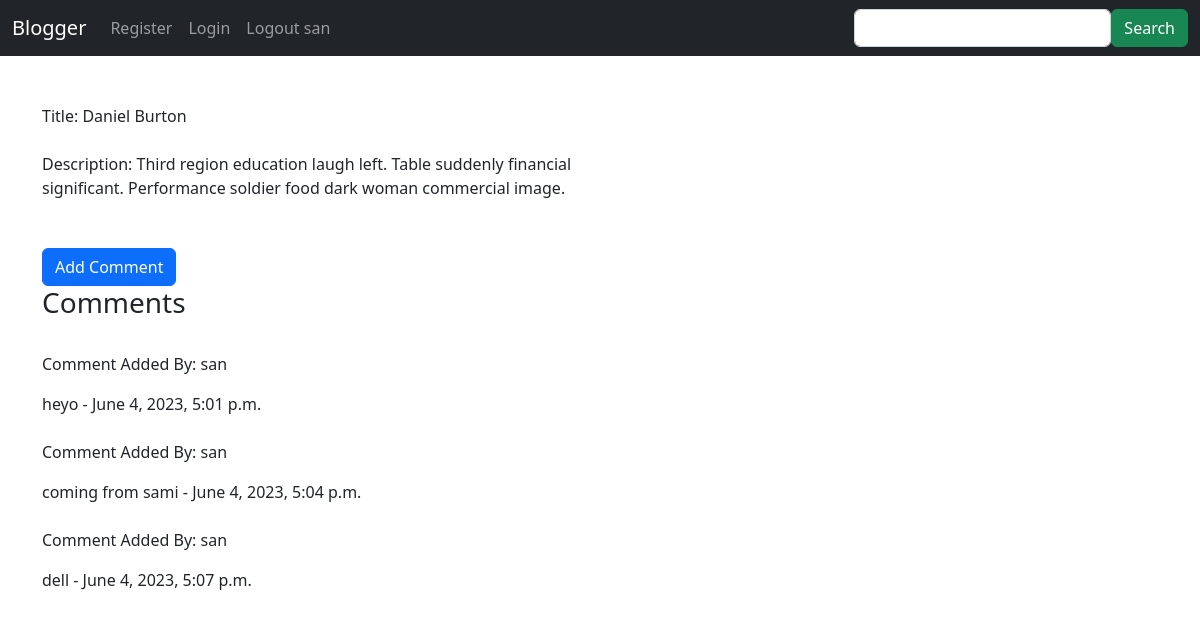
The page /show/186 (signed in) on the database its author committed.
### blog/models.py (models this page shows, shortened)
class Blog(models.Model):
    title = models.CharField(max_length=100)
    description = models.TextField(max_length=700)
    created_date = models.DateTimeField(default=timezone.now)
    category = models.ForeignKey(Category, on_delete=models.CASCADE, default=True, null=False)
    created_by = models.ForeignKey(User, related_name='blogs', on_delete=models.CASCADE, null=True)

class Comment(models.Model):
    blog = models.ForeignKey(Blog, related_name="comments", on_delete=models.CASCADE, null=True)
    body = models.TextField()
    date_added = models.DateTimeField(auto_now_add=True)

### blog/views.py (the view)
# urls.py: path('show/<int:id>', views.detail_view, name='detail-view'),
def detail_view(request, id):
    data = Blog.objects.get(id=id)
    return render(request, "blog/detail_view.html", {'data': data})

### blog/templates/blog/detail_view.html (shortened to what this page needs)
<!DOCTYPE html>
<html>
<head>
</head>
<body>
    {% extends 'blog/base.html' %}
    {% block content %}
        <div class="container pt-5">
            <div class="col-md-6">
                Title:
                {{data.title}}
            </div>
            <br/>
            <div class="col-md-6">
                Description:
                {{data.description}}
            </div>
            <br/>
            <br/>
            <div>
                <a href="{% url 'add_comment' data.id %}" class="btn btn-primary">Add Comment</a>
                <h3>Comments</h3>
                <br />
                {% if not data.comments.all %}
                    No Comments yet
                    {% comment %} <a href="#">Add Comment</a> {% endcomment %}
                {% else %}
                    {% for comment in data.comments.all %}
                        <p>Comment Added By: {{request.user}}</p>
                        {{comment.body}} -
                        {{comment.date_added}}
                        <br />
                        <br />
                    {% endfor %}
                {% endif %}
            </div>
        </div>
    {% endblock %}

### blog/templates/blog/base.html (shortened to what this page needs)
<!DOCTYPE html>
<html lang="en">
<head>
  <link href="https://cdn.jsdelivr.net/npm/bootstrap@5.2.3/dist/css/bootstrap.min.css" rel="stylesheet">
<link rel="stylesheet" href="https://cdn.jsdelivr.net/npm/bootstrap-icons@1.3.0/font/bootstrap-icons.css">
</head>
<body>
  <nav class="navbar navbar-expand-sm navbar-dark bg-dark">
    <div class="container-fluid">
      <a class="navbar-brand" href="{% url 'index' %}">Blogger</a>
      <div class="collapse navbar-collapse" id="mynavbar">
        <ul class="navbar-nav me-auto">
          <li class="nav-item">
            <a class="nav-link" href="{% url 'signup' %}">Register</a>
          </li>
          <li class="nav-item">
            <a class="nav-link" href="{% url 'login' %}">Login</a>
          </li>
          {% if request.user.is_authenticated %}
            <li class="nav-item">
              <a class="nav-link" href="{% url 'logout' %}">Logout {{request.user}}</a>
            </li>
          {% endif %}
        </ul>
        {% include "blog/search.html" %}
      </div>
    </div>
  </nav>
{% block content %}
{% endblock %}
</html>

### rows shown on the page
Blog: title "Daniel Burton", description "Third region education laugh left. Table suddenly financial significant. Performance soldier food dark woman commercial image."
Comment: body "heyo", date_added "June 4, 2023, 5:01 p.m."
Comment: body "coming from sami", date_added "June 4, 2023, 5:04 p.m."
Comment: body "dell", date_added "June 4, 2023, 5:07 p.m."

### other values the page prints
{{ request.user }} "san"
